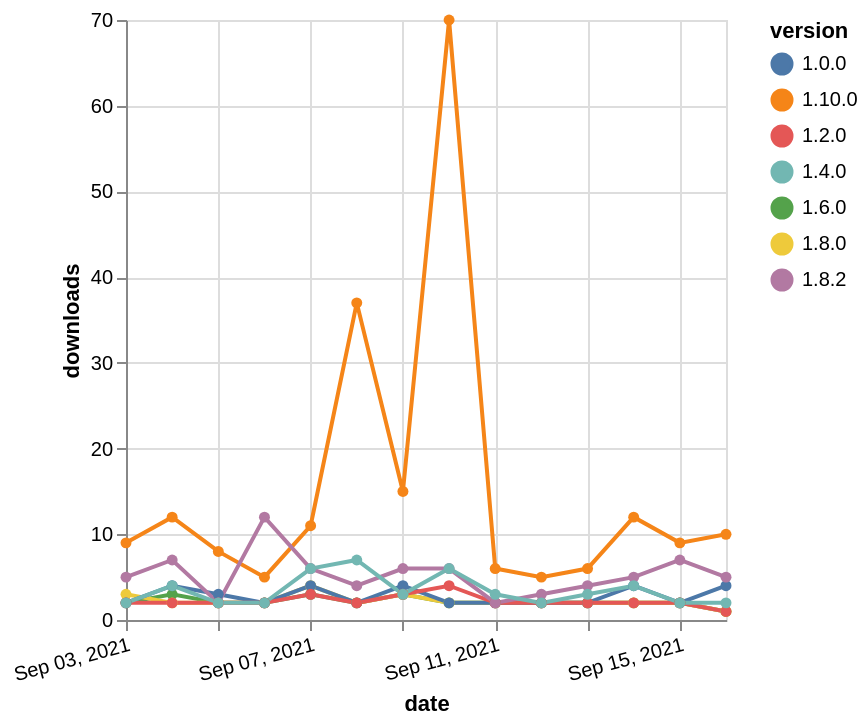

Source (Vega-Lite JSON):
### Vega-Lite specification from a JSON file in a GitHub repository (floating-point values rounded to 4 significant figures)
{"$schema": "https://vega.github.io/schema/vega-lite/v5.json", "description": "A simple bar chart with embedded data.", "data": {"values": [{"date": "2021-09-03", "total": 1542, "delta": 2, "version": "1.6.0"}, {"date": "2021-09-04", "total": 1545, "delta": 3, "version": "1.6.0"}, {"date": "2021-09-05", "total": 1547, "delta": 2, "version": "1.6.0"}, {"date": "2021-09-06", "total": 1549, "delta": 2, "version": "1.6.0"}, {"date": "2021-09-07", "total": 1552, "delta": 3, "version": "1.6.0"}, {"date": "2021-09-08", "total": 1554, "delta": 2, "version": "1.6.0"}, {"date": "2021-09-09", "total": 1557, "delta": 3, "version": "1.6.0"}, {"date": "2021-09-10", "total": 1559, "delta": 2, "version": "1.6.0"}, {"date": "2021-09-11", "total": 1561, "delta": 2, "version": "1.6.0"}, {"date": "2021-09-12", "total": 1563, "delta": 2, "version": "1.6.0"}, {"date": "2021-09-13", "total": 1565, "delta": 2, "version": "1.6.0"}, {"date": "2021-09-14", "total": 1567, "delta": 2, "version": "1.6.0"}, {"date": "2021-09-15", "total": 1569, "delta": 2, "version": "1.6.0"}, {"date": "2021-09-16", "total": 1570, "delta": 1, "version": "1.6.0"}, {"date": "2021-09-03", "total": 1753, "delta": 3, "version": "1.8.0"}, {"date": "2021-09-04", "total": 1755, "delta": 2, "version": "1.8.0"}, {"date": "2021-09-05", "total": 1757, "delta": 2, "version": "1.8.0"}, {"date": "2021-09-06", "total": 1759, "delta": 2, "version": "1.8.0"}, {"date": "2021-09-07", "total": 1763, "delta": 4, "version": "1.8.0"}, {"date": "2021-09-08", "total": 1765, "delta": 2, "version": "1.8.0"}, {"date": "2021-09-09", "total": 1768, "delta": 3, "version": "1.8.0"}, {"date": "2021-09-10", "total": 1770, "delta": 2, "version": "1.8.0"}, {"date": "2021-09-11", "total": 1772, "delta": 2, "version": "1.8.0"}, {"date": "2021-09-12", "total": 1774, "delta": 2, "version": "1.8.0"}, {"date": "2021-09-13", "total": 1776, "delta": 2, "version": "1.8.0"}, {"date": "2021-09-14", "total": 1778, "delta": 2, "version": "1.8.0"}, {"date": "2021-09-15", "total": 1780, "delta": 2, "version": "1.8.0"}, {"date": "2021-09-16", "total": 1781, "delta": 1, "version": "1.8.0"}, {"date": "2021-09-03", "total": 668, "delta": 9, "version": "1.10.0"}, {"date": "2021-09-04", "total": 680, "delta": 12, "version": "1.10.0"}, {"date": "2021-09-05", "total": 688, "delta": 8, "version": "1.10.0"}, {"date": "2021-09-06", "total": 693, "delta": 5, "version": "1.10.0"}, {"date": "2021-09-07", "total": 704, "delta": 11, "version": "1.10.0"}, {"date": "2021-09-08", "total": 741, "delta": 37, "version": "1.10.0"}, {"date": "2021-09-09", "total": 756, "delta": 15, "version": "1.10.0"}, {"date": "2021-09-10", "total": 826, "delta": 70, "version": "1.10.0"}, {"date": "2021-09-11", "total": 832, "delta": 6, "version": "1.10.0"}, {"date": "2021-09-12", "total": 837, "delta": 5, "version": "1.10.0"}, {"date": "2021-09-13", "total": 843, "delta": 6, "version": "1.10.0"}, {"date": "2021-09-14", "total": 855, "delta": 12, "version": "1.10.0"}, {"date": "2021-09-15", "total": 864, "delta": 9, "version": "1.10.0"}, {"date": "2021-09-16", "total": 874, "delta": 10, "version": "1.10.0"}, {"date": "2021-09-03", "total": 2915, "delta": 2, "version": "1.0.0"}, {"date": "2021-09-04", "total": 2919, "delta": 4, "version": "1.0.0"}, {"date": "2021-09-05", "total": 2922, "delta": 3, "version": "1.0.0"}, {"date": "2021-09-06", "total": 2924, "delta": 2, "version": "1.0.0"}, {"date": "2021-09-07", "total": 2928, "delta": 4, "version": "1.0.0"}, {"date": "2021-09-08", "total": 2930, "delta": 2, "version": "1.0.0"}, {"date": "2021-09-09", "total": 2934, "delta": 4, "version": "1.0.0"}, {"date": "2021-09-10", "total": 2936, "delta": 2, "version": "1.0.0"}, {"date": "2021-09-11", "total": 2938, "delta": 2, "version": "1.0.0"}, {"date": "2021-09-12", "total": 2940, "delta": 2, "version": "1.0.0"}, {"date": "2021-09-13", "total": 2942, "delta": 2, "version": "1.0.0"}, {"date": "2021-09-14", "total": 2946, "delta": 4, "version": "1.0.0"}, {"date": "2021-09-15", "total": 2948, "delta": 2, "version": "1.0.0"}, {"date": "2021-09-16", "total": 2952, "delta": 4, "version": "1.0.0"}, {"date": "2021-09-03", "total": 2151, "delta": 2, "version": "1.2.0"}, {"date": "2021-09-04", "total": 2153, "delta": 2, "version": "1.2.0"}, {"date": "2021-09-05", "total": 2155, "delta": 2, "version": "1.2.0"}, {"date": "2021-09-06", "total": 2157, "delta": 2, "version": "1.2.0"}, {"date": "2021-09-07", "total": 2160, "delta": 3, "version": "1.2.0"}, {"date": "2021-09-08", "total": 2162, "delta": 2, "version": "1.2.0"}, {"date": "2021-09-09", "total": 2165, "delta": 3, "version": "1.2.0"}, {"date": "2021-09-10", "total": 2169, "delta": 4, "version": "1.2.0"}, {"date": "2021-09-11", "total": 2171, "delta": 2, "version": "1.2.0"}, {"date": "2021-09-12", "total": 2173, "delta": 2, "version": "1.2.0"}, {"date": "2021-09-13", "total": 2175, "delta": 2, "version": "1.2.0"}, {"date": "2021-09-14", "total": 2177, "delta": 2, "version": "1.2.0"}, {"date": "2021-09-15", "total": 2179, "delta": 2, "version": "1.2.0"}, {"date": "2021-09-16", "total": 2180, "delta": 1, "version": "1.2.0"}, {"date": "2021-09-03", "total": 1072, "delta": 5, "version": "1.8.2"}, {"date": "2021-09-04", "total": 1079, "delta": 7, "version": "1.8.2"}, {"date": "2021-09-05", "total": 1081, "delta": 2, "version": "1.8.2"}, {"date": "2021-09-06", "total": 1093, "delta": 12, "version": "1.8.2"}, {"date": "2021-09-07", "total": 1099, "delta": 6, "version": "1.8.2"}, {"date": "2021-09-08", "total": 1103, "delta": 4, "version": "1.8.2"}, {"date": "2021-09-09", "total": 1109, "delta": 6, "version": "1.8.2"}, {"date": "2021-09-10", "total": 1115, "delta": 6, "version": "1.8.2"}, {"date": "2021-09-11", "total": 1117, "delta": 2, "version": "1.8.2"}, {"date": "2021-09-12", "total": 1120, "delta": 3, "version": "1.8.2"}, {"date": "2021-09-13", "total": 1124, "delta": 4, "version": "1.8.2"}, {"date": "2021-09-14", "total": 1129, "delta": 5, "version": "1.8.2"}, {"date": "2021-09-15", "total": 1136, "delta": 7, "version": "1.8.2"}, {"date": "2021-09-16", "total": 1141, "delta": 5, "version": "1.8.2"}, {"date": "2021-09-03", "total": 2856, "delta": 2, "version": "1.4.0"}, {"date": "2021-09-04", "total": 2860, "delta": 4, "version": "1.4.0"}, {"date": "2021-09-05", "total": 2862, "delta": 2, "version": "1.4.0"}, {"date": "2021-09-06", "total": 2864, "delta": 2, "version": "1.4.0"}, {"date": "2021-09-07", "total": 2870, "delta": 6, "version": "1.4.0"}, {"date": "2021-09-08", "total": 2877, "delta": 7, "version": "1.4.0"}, {"date": "2021-09-09", "total": 2880, "delta": 3, "version": "1.4.0"}, {"date": "2021-09-10", "total": 2886, "delta": 6, "version": "1.4.0"}, {"date": "2021-09-11", "total": 2889, "delta": 3, "version": "1.4.0"}, {"date": "2021-09-12", "total": 2891, "delta": 2, "version": "1.4.0"}, {"date": "2021-09-13", "total": 2894, "delta": 3, "version": "1.4.0"}, {"date": "2021-09-14", "total": 2898, "delta": 4, "version": "1.4.0"}, {"date": "2021-09-15", "total": 2900, "delta": 2, "version": "1.4.0"}, {"date": "2021-09-16", "total": 2902, "delta": 2, "version": "1.4.0"}]}, "width": "container", "mark": {"type": "line", "point": {"filled": true}}, "encoding": {"x": {"field": "date", "type": "temporal", "timeUnit": "yearmonthdate", "title": "date", "axis": {"labelAngle": -15}}, "y": {"field": "delta", "type": "quantitative", "title": "downloads"}, "color": {"field": "version", "type": "nominal"}, "tooltip": {"field": "delta"}}}
